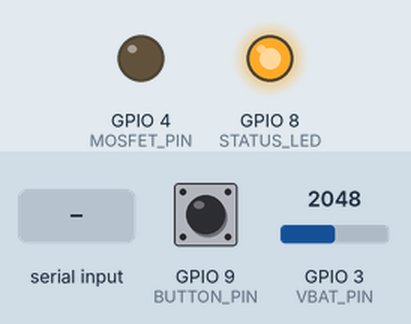
This sketch was run on a simulated ESP32-C3. Shown: output pins drawn as LEDs (lit = HIGH). Inputs (shaded band) come from the test bench; at power-on: GPIO 9 (BUTTON_PIN) HIGH, GPIO 3 (VBAT_PIN) = 2048. What the sketch prints to the serial monitor is not drawn.

Above: at 1.4 s.
1.5 s: GPIO 9 (BUTTON_PIN) pulled LOW for 0.15 s
At 2.1 s:
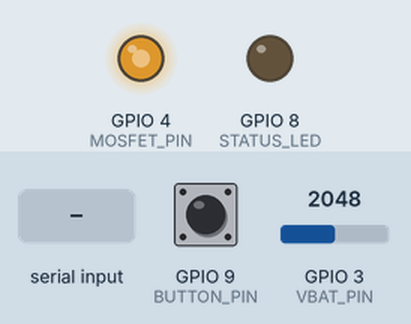
3.1 s: "I90\n" received over Serial
At 4.3 s:
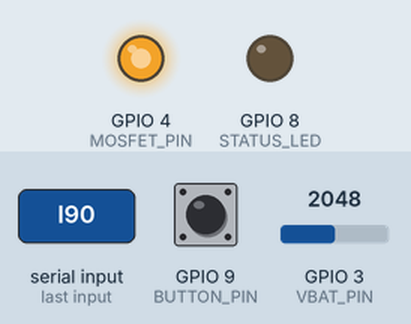
4.6 s: GPIO 9 (BUTTON_PIN) pulled LOW for 1 s
At 5.6 s:
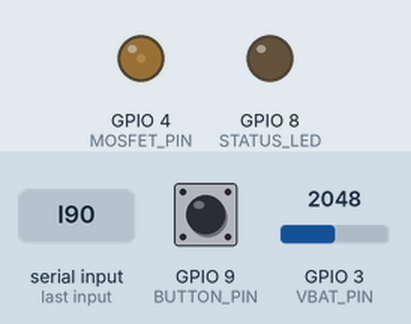
7.1 s: GPIO 3 (VBAT_PIN) set to 1979
At 10.27 s:
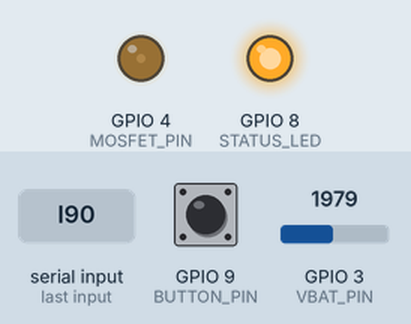
16.9 s: "I90\n" received over Serial
At 20.27 s:
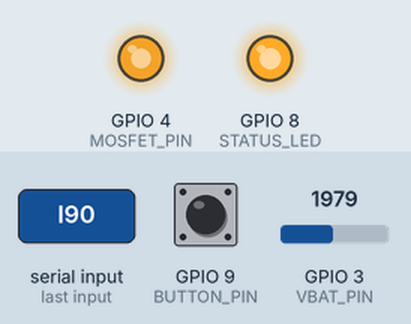
26.8 s: GPIO 3 (VBAT_PIN) set to 1917
31.5 s: GPIO 3 (VBAT_PIN) set to 1790
At 35.9 s:
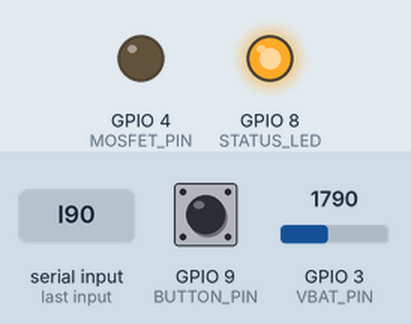
Timing chart, 0 to 37.4 s (numbered marks = the images above; inputs shaded):
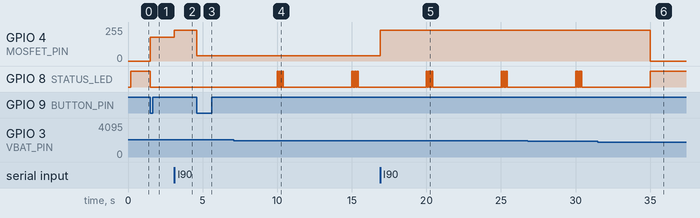

Measured:
- the behaviour switches between 2048 and 2047 on GPIO 3 (VBAT_PIN) (found by bisection; images 3 and 4)
- the behaviour switches between 1862 and 1861 on GPIO 3 (VBAT_PIN) (found by bisection; images 5 and 6)
- after the input at 1.5 s, GPIO 4 (MOSFET_PIN): 0/255 → 178/255 at once; GPIO 8 (STATUS_LED): HIGH → LOW at once
- after the input at 3.1 s, GPIO 4 (MOSFET_PIN): 178/255 → 229/255 at once
- after the input at 4.6 s, GPIO 4 (MOSFET_PIN): 229/255 → 38/255 at once
- after the input at 7.1 s, GPIO 8 (STATUS_LED): goes 3 × (HIGH 0.06 s, LOW 0.06 s), HIGH 0.06 s, LOW 4.6 s, 3 × (HIGH 0.06 s, LOW 0.06 s), HIGH 0.06 s, then LOW, starting after 2.9 s
- after the input at 16.9 s, GPIO 4 (MOSFET_PIN): 38/255 → 229/255 at once
- after the input at 31.5 s, GPIO 4 (MOSFET_PIN): 229/255 → 0/255 after 3.5 s; GPIO 8 (STATUS_LED): goes on until 35.0 s, then stays HIGH

The sketch:

ir_glasses_firmware.ino
```cpp
/*
 * IR Counter-Surveillance Glasses — Firmware
 * Target: ESP32-C3 (Arduino core), e.g. ESP32-C3 SuperMini
 *
 * Drives an IR-LED array through a logic-level N-MOSFET using hardware PWM (LEDC).
 * A push button cycles preset pulsing modes, and a line-based SERIAL COMMAND INTERFACE
 * lets a host PC set a numeric intensity / frequency for controlled data capture — so the
 * captured frames map directly onto the evaluation pipeline's intensity axis
 * (software/experiment.py --real-dir). An optional battery monitor warns and protects the
 * LiPo at low voltage.
 *
 * Preset modes (button cycles):
 *   0 OFF
 *   1 STEADY      ~200 Hz, high duty  -> continuous-style IR wash
 *   2 PULSE_LOW   ~120 Hz, low duty   -> rolling-shutter banding
 *   3 PULSE_HIGH  ~480 Hz, low duty   -> max overdrive bursts
 *
 * Serial commands (115200 baud, newline-terminated):
 *   I<0-100>   set EXPERIMENT intensity = PWM duty %, at the experiment frequency.
 *              Maps to the capture folders: I0->0.0  I30->0.3  I60->0.6  I100->1.0
 *   F<hz>      set the experiment pulse frequency (Hz); ~120 Hz gives rolling-shutter bands
 *   M<0-3>     select a preset mode (leaves experiment mode)
 *   S          print status (mode, intensity, freq, battery)
 *   H          help
 *
 * --- ESP32 Arduino core compatibility ---
 *   This file compiles on BOTH core 2.x (channel-based LEDC) and core 3.x (pin-based LEDC)
 *   via the LEDC_* macros below — no manual edits needed.
 *
 * SAFETY: keep duty cycles modest for "overdrive". Verify LED current with a multimeter and
 * confirm the LEDs/MOSFET do not overheat. Aim LEDs outward, away from eyes. See
 * docs/IR_Glasses_Build_Guide.md §7 and hardware/safety_iec62471.py.
 */

#include <Arduino.h>

// ---------------- Pin map (adjust to your wiring) ----------------
const int MOSFET_PIN = 4;   // PWM output -> MOSFET gate
const int BUTTON_PIN = 9;   // mode button to GND (internal pull-up)
const int STATUS_LED = 8;   // onboard LED on many C3 boards (active LOW)
const int VBAT_PIN   = 3;   // ADC pin for optional battery divider

// ---------------- PWM config ----------------
const int PWM_CHANNEL  = 0;
const int PWM_RES_BITS = 10;                 // 10-bit resolution -> duty 0..1023
const int PWM_MAX      = (1 << PWM_RES_BITS) - 1;

// ---------------- Battery monitor ----------------
const float VBAT_DIVIDER = 2.0f;             // 100k/100k divider -> x2
const float VBAT_LOW     = 3.30f;            // warn + fast-blink below this (1S LiPo)
const float VBAT_CRIT    = 3.00f;            // force OFF below this to protect the cell

// ---------------- LEDC compatibility (core 2.x and 3.x) ----------------
#if ESP_ARDUINO_VERSION_MAJOR >= 3
  #define LEDC_SETUP(pin, ch, freq, res)  ledcAttach((pin), (freq), (res))
  #define LEDC_WRITE(pin, ch, duty)       ledcWrite((pin), (duty))
  #define LEDC_FREQ(pin, ch, freq, res)   ledcChangeFrequency((pin), (freq), (res))
#else
  #define LEDC_SETUP(pin, ch, freq, res)  do { ledcSetup((ch), (freq), (res)); \
                                               ledcAttachPin((pin), (ch)); } while (0)
  #define LEDC_WRITE(pin, ch, duty)       ledcWrite((ch), (duty))
  #define LEDC_FREQ(pin, ch, freq, res)   ledcChangeFrequency((ch), (freq), (res))
#endif

// ---------------- Mode table ----------------
struct Mode { const char* name; int freqHz; int dutyPct; };
Mode modes[] = {
  {"OFF",        1,   0 },
  {"STEADY",     200, 70},
  {"PULSE_LOW",  120, 15},
  {"PULSE_HIGH", 480, 15},
};
const int NUM_MODES = sizeof(modes) / sizeof(modes[0]);

// ---------------- Runtime state ----------------
int  currentMode    = 0;
int  curFreq        = 1;       // currently applied PWM frequency (Hz)
int  curDutyPct     = 0;       // currently applied duty (%)
int  expFreq        = 120;     // experiment pulse frequency (rolling-shutter banding)
bool experimentMode = false;   // true once an I/F command is issued
bool batteryCutoff  = false;   // latched when VBAT < VBAT_CRIT

// ---------------- Button debounce ----------------
int lastBtn = HIGH;
unsigned long lastBtnMs = 0;
const unsigned long DEBOUNCE_MS = 40;

// ---------------- Core PWM apply ----------------
void applyPwm(int freqHz, int dutyPct) {
  freqHz  = constrain(freqHz, 1, 20000);
  dutyPct = constrain(dutyPct, 0, 100);
  LEDC_FREQ(MOSFET_PIN, PWM_CHANNEL, freqHz, PWM_RES_BITS);
  int duty = (int)((long)dutyPct * PWM_MAX / 100);
  LEDC_WRITE(MOSFET_PIN, PWM_CHANNEL, duty);
  curFreq = freqHz;
  curDutyPct = dutyPct;
  digitalWrite(STATUS_LED, (dutyPct > 0) ? LOW : HIGH);  // active-low: on while emitting
}

void applyMode(int m) {
  experimentMode = false;
  currentMode = m;
  applyPwm(modes[m].freqHz, modes[m].dutyPct);
  Serial.printf("Mode %d: %-10s  freq=%4d Hz  duty=%2d%%\n",
                m, modes[m].name, modes[m].freqHz, modes[m].dutyPct);
}

float readVbat() {
  int raw = analogRead(VBAT_PIN);
  return (raw / 4095.0f) * 3.3f * VBAT_DIVIDER;
}

void printStatus() {
  const char* label = experimentMode ? "EXPERIMENT" : modes[currentMode].name;
  Serial.printf("STATUS  mode=%s  intensity=%d%%  freq=%d Hz  vbat=%.2f V%s\n",
                label, curDutyPct, curFreq, readVbat(),
                batteryCutoff ? "  [BATT CUTOFF]" : "");
}

void printHelp() {
  Serial.println(F("Commands: I<0-100> intensity%  F<hz> freq  M<0-3> preset  S status  H help"));
  Serial.println(F("Capture mapping: I0->0.0  I30->0.3  I60->0.6  I100->1.0"));
}

void processCmd(String s) {
  s.trim();
  if (s.length() == 0) return;
  char cmd = toupper(s[0]);
  long val = s.substring(1).toInt();
  if (batteryCutoff && (cmd == 'I' || cmd == 'F' || cmd == 'M')) {
    Serial.println(F("refused: battery cutoff active (recharge the cell)"));
    return;
  }
  switch (cmd) {
    case 'I':
      experimentMode = true;
      applyPwm(expFreq, (int)val);
      Serial.printf("intensity=%d%%  (freq=%d Hz)\n", curDutyPct, curFreq);
      break;
    case 'F':
      expFreq = constrain((int)val, 1, 20000);
      if (experimentMode) applyPwm(expFreq, curDutyPct);
      Serial.printf("experiment freq=%d Hz\n", expFreq);
      break;
    case 'M':
      if (val >= 0 && val < NUM_MODES) applyMode((int)val);
      else Serial.println(F("? mode out of range (0-3)"));
      break;
    case 'S': printStatus(); break;
    case 'H': printHelp(); break;
    default:  Serial.println(F("? unknown command; send H for help"));
  }
}

void handleSerial() {
  static String buf;
  while (Serial.available()) {
    char c = (char)Serial.read();
    if (c == '\n' || c == '\r') {
      if (buf.length()) { processCmd(buf); buf = ""; }
    } else if (buf.length() < 32) {
      buf += c;
    }
  }
}

void handleButton() {
  int btn = digitalRead(BUTTON_PIN);
  if (btn != lastBtn && (millis() - lastBtnMs) > DEBOUNCE_MS) {
    lastBtnMs = millis();
    if (btn == LOW && !batteryCutoff) {                // pressed (active low)
      currentMode = (currentMode + 1) % NUM_MODES;
      applyMode(currentMode);
    }
    lastBtn = btn;
  }
}

void handleBattery() {
  static unsigned long lastBat = 0;
  if (millis() - lastBat < 5000) return;
  lastBat = millis();
  float v = readVbat();
  if (v < VBAT_CRIT) {
    if (!batteryCutoff) {
      batteryCutoff = true;
      applyPwm(1, 0);                                  // force LEDs OFF to protect the cell
      Serial.printf("CRITICAL: VBAT %.2f V < %.2f V — LEDs forced OFF\n", v, VBAT_CRIT);
    }
  } else if (v < VBAT_LOW) {
    Serial.printf("WARNING: VBAT low %.2f V\n", v);
    for (int i = 0; i < 4; i++) {                      // fast-blink the status LED
      digitalWrite(STATUS_LED, HIGH); delay(60);
      digitalWrite(STATUS_LED, LOW);  delay(60);
    }
    digitalWrite(STATUS_LED, (curDutyPct > 0) ? LOW : HIGH);
  } else {
    Serial.printf("VBAT ~ %.2f V\n", v);
  }
}

void setup() {
  Serial.begin(115200);
  delay(200);

  pinMode(BUTTON_PIN, INPUT_PULLUP);
  pinMode(STATUS_LED, OUTPUT);

  LEDC_SETUP(MOSFET_PIN, PWM_CHANNEL, modes[0].freqHz, PWM_RES_BITS);
  applyMode(currentMode);

  Serial.println(F("IR glasses ready. Button cycles modes; send H for serial commands."));
}

void loop() {
  handleSerial();
  handleButton();
  handleBattery();
}
```
